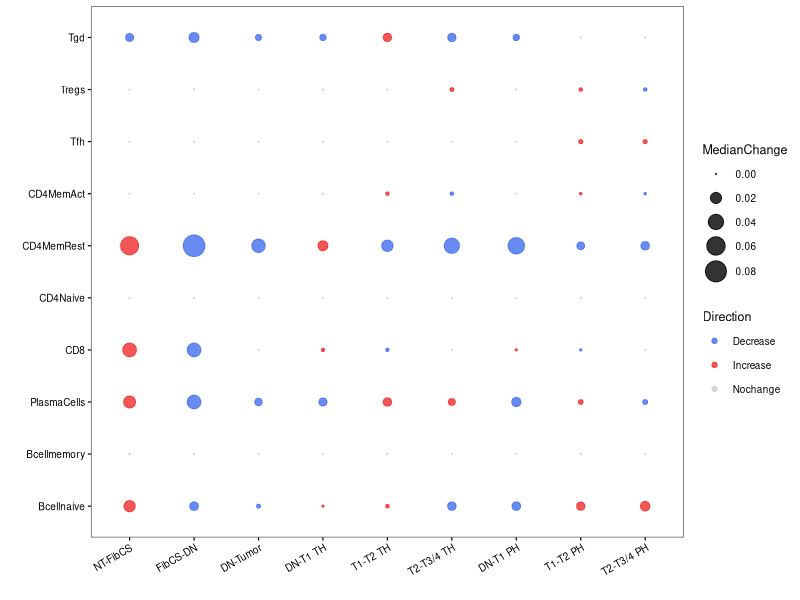
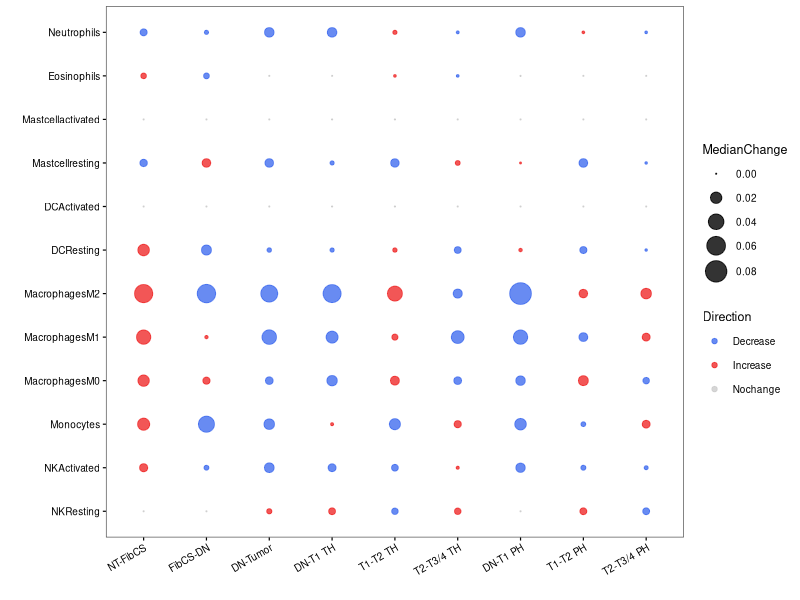
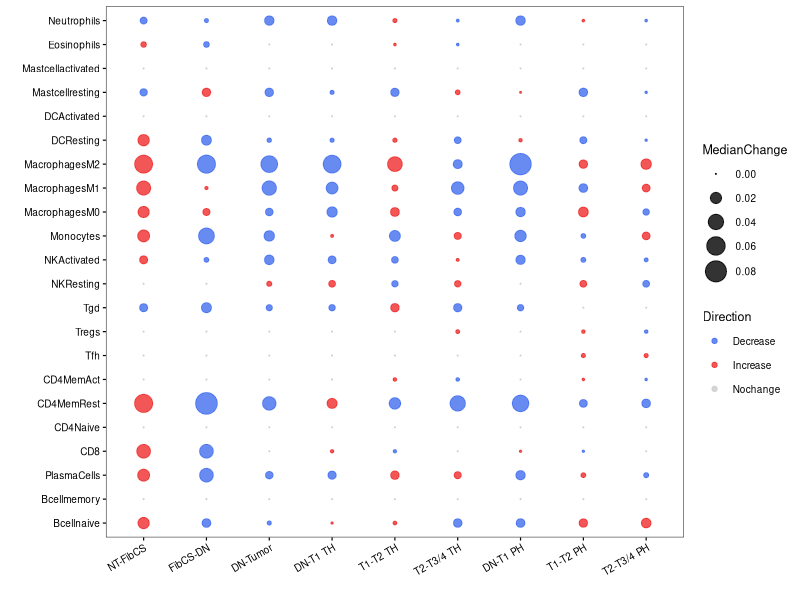

The R source for these figures, in order:

library(ggplot2)
library(reshape2)
library(plyr)

cibersort <- read.delim('../data/Figure 3 new CIBERSORT matrix.txt', row.names = 1, check.names = F)
head(cibersort); nrow(cibersort)
summary(cibersort$stage)

cbst_nt <- subset(cibersort, stage == 'Normal'); nrow(cbst_nt) # 15
cbst_nt <- cbst_nt[, c(1:22)]

cbst_fc <- subset(cibersort, stage == 'FibCS'); nrow(cbst_fc) # 30
cbst_fc <- cbst_fc[, c(1:22)]

cbst_dn <- subset(cibersort, stage == 'DN'); nrow(cbst_dn) # 16
cbst_dn <- cbst_dn[, c(1:22)]

cbst_t <- subset(cibersort, stage %in% c('T1', 'T2', 'T34')); nrow(cbst_t) # 54
cbst_t <- cbst_t[, c(1:22)]

cbst_t1_th <- subset(cibersort, stage == 'T1' & opmethod == 'Total_hepatectomy'); nrow(cbst_t1_th) # 9
cbst_t1_th <- cbst_t1_th[, c(1:22)]

cbst_t2_th <- subset(cibersort, stage == 'T2' & opmethod == 'Total_hepatectomy'); nrow(cbst_t2_th) # 20
cbst_t2_th <- cbst_t2_th[, c(1:22)]

cbst_t3_th <- subset(cibersort, stage == 'T34' & opmethod == 'Total_hepatectomy'); nrow(cbst_t3_th) # 6
cbst_t3_th <- cbst_t3_th[, c(1:22)]

cbst_t1_ph <- subset(cibersort, stage == 'T1' & opmethod == 'Partial_hepatectomy'); nrow(cbst_t1_ph) # 8
cbst_t1_ph <- cbst_t1_ph[, c(1:22)]

cbst_t2_ph <- subset(cibersort, stage == 'T2' & opmethod == 'Partial_hepatectomy'); nrow(cbst_t2_ph) # 6
cbst_t2_ph <- cbst_t2_ph[, c(1:22)]

cbst_t3_ph <- subset(cibersort, stage == 'T34' & opmethod == 'Partial_hepatectomy'); nrow(cbst_t3_ph) # 5
cbst_t3_ph <- cbst_t3_ph[, c(1:22)]


### Calculate median changes ###
medchange <- function(startArg, endArg, stageArg) {
  outputArg <- data.frame(matrix(ncol = 5, nrow = 22))
  colnames(outputArg) <- c('CellType', 'Stage', 'MedianChange', 'Direction', 'Pval')
  
  for (i in c(1:22)) {
    startmed <- median(startArg[, i])
    endmed <- median(endArg[, i])
    
    med_change <- endmed - startmed
    if (med_change < 0) {
      direction <- 'Decrease'
    } else if (med_change > 0) {
      direction <- 'Increase'
    } else if (med_change == 0) {
      direction <- 'Nochange'
    } 
    med_change <- abs(med_change)
    
    ttest <- t.test(startArg[, i], endArg[, i])
    if (is.nan(ttest$p.value)) {
      pval <- NA
    } else {
      pval <- ttest$p.value
    }

    now_celltype <- paste0(c(unlist(strsplit(colnames(startArg)[i], split = ' '))), collapse = '')
    
    outputArg[i, ] <- c(now_celltype, stageArg, med_change, direction, pval)
  }
  return (outputArg)
}
###

nt_fc <- medchange(cbst_nt, cbst_fc, 'NT-FibCS')
fc_dn <- medchange(cbst_fc, cbst_dn, 'FibCS-DN')
dn_t <- medchange(cbst_dn, cbst_t, 'DN-Tumor')

dn_t1_th <- medchange(cbst_dn, cbst_t1_th, 'DN-T1 TH')
t1_t2_th <- medchange(cbst_t1_th, cbst_t2_th, 'T1-T2 TH')
t2_t3_th <- medchange(cbst_t2_th, cbst_t3_th, 'T2-T3/4 TH')

dn_t1_ph <- medchange(cbst_dn, cbst_t1_ph, 'DN-T1 PH')
t1_t2_ph <- medchange(cbst_t1_ph, cbst_t2_ph, 'T1-T2 PH')
t2_t3_ph <- medchange(cbst_t2_ph, cbst_t3_ph, 'T2-T3/4 PH')


### Adaptive ###
merged_adapt <- rbind(nt_fc[1:10, ], fc_dn[1:10, ], dn_t[1:10, ], 
                      dn_t1_th[1:10, ], dn_t1_ph[1:10, ],
                      t1_t2_th[1:10, ], t1_t2_ph[1:10, ],
                      t2_t3_th[1:10, ], t2_t3_ph[1:10, ])
merged_adapt$CellType <- factor(merged_adapt$CellType, levels = c("Bcellnaive", "Bcellmemory", "PlasmaCells", "CD8", "CD4Naive", "CD4MemRest", "CD4MemAct", "Tfh", "Tregs", "Tgd"))
merged_adapt$Stage <- factor(merged_adapt$Stage, levels = c("NT-FibCS", "FibCS-DN", "DN-Tumor",
                                                            "DN-T1 TH", "T1-T2 TH", "T2-T3/4 TH",
                                                            "DN-T1 PH", "T1-T2 PH", "T2-T3/4 PH"))
merged_adapt$Direction <- factor(merged_adapt$Direction, levels = c('Decrease', 'Increase', 'Nochange'))
merged_adapt$MedianChange <- as.numeric(merged_adapt$MedianChange)
summary(merged_adapt)

plt <- ggplot(merged_adapt, aes(CellType, Stage, size = MedianChange, colour = Direction)) + 
  geom_point(alpha = .8) + 
  coord_flip() + 
  scale_color_manual(values=c('royalblue2','firebrick2', 'grey80')) + 
  scale_size_continuous(range = c(.1, 7)) + 
  theme_bw(base_size = 9) + 
  theme(text = element_text(colour = 'black', size = 9),
        plot.title = element_text(hjust = 0.5),
        axis.text = element_text(colour = 'black'),
        axis.text.x = element_text(angle = 30, hjust = 1),
        axis.ticks = element_line(colour = 'black'),
        panel.grid = element_blank()) + 
  labs(x = '', y = ''); plt
#ggsave('Figure 3 adaptive new.pdf', plt, units = 'cm', height = 8, width = 11)


### Innate ###
merged_innate <- rbind(nt_fc[11:22, ], fc_dn[11:22, ], dn_t[11:22, ], 
                      dn_t1_th[11:22, ], dn_t1_ph[11:22, ],
                      t1_t2_th[11:22, ], t1_t2_ph[11:22, ],
                      t2_t3_th[11:22, ], t2_t3_ph[11:22, ])
merged_innate$CellType <- factor(merged_innate$CellType, levels = c("NKResting", "NKActivated", "Monocytes", "MacrophagesM0", "MacrophagesM1", "MacrophagesM2",
                                                                    "DCResting", "DCActivated", "Mastcellresting", "Mastcellactivated","Eosinophils", "Neutrophils"))
merged_innate$Stage <- factor(merged_innate$Stage, levels = c("NT-FibCS", "FibCS-DN", "DN-Tumor",
                                                            "DN-T1 TH", "T1-T2 TH", "T2-T3/4 TH",
                                                            "DN-T1 PH", "T1-T2 PH", "T2-T3/4 PH"))
merged_innate$Direction <- factor(merged_innate$Direction, levels = c('Decrease', 'Increase', 'Nochange'))
merged_innate$MedianChange <- as.numeric(merged_innate$MedianChange)
summary(merged_innate)

plt <- ggplot(merged_innate, aes(CellType, Stage, size = MedianChange, colour = Direction)) + 
  geom_point(alpha = .8) + 
  coord_flip() + 
  scale_color_manual(values=c('royalblue2','firebrick2', 'grey80')) + 
  scale_size_continuous(range = c(.1, 7)) + 
  theme_bw(base_size = 9) + 
  theme(text = element_text(colour = 'black', size = 9),
        plot.title = element_text(hjust = 0.5),
        axis.text = element_text(colour = 'black'),
        axis.text.x = element_text(angle = 30, hjust = 1),
        axis.ticks = element_line(colour = 'black'),
        panel.grid = element_blank()) + 
  labs(x = '', y = ''); plt
#ggsave('Figure 3 innate new.pdf', plt, units = 'cm', height = 10, width = 11)


### Merged ###
merged_all <- rbind(nt_fc, fc_dn, dn_t, 
                       dn_t1_th, dn_t1_ph,
                       t1_t2_th, t1_t2_ph,
                       t2_t3_th, t2_t3_ph)
merged_all$CellType <- factor(merged_all$CellType, levels = c("Bcellnaive", "Bcellmemory", "PlasmaCells", "CD8", "CD4Naive", "CD4MemRest", "CD4MemAct", "Tfh", "Tregs", "Tgd",
                                                                    "NKResting", "NKActivated", "Monocytes", "MacrophagesM0", "MacrophagesM1", "MacrophagesM2",
                                                                    "DCResting", "DCActivated", "Mastcellresting", "Mastcellactivated","Eosinophils", "Neutrophils"))
merged_all$Stage <- factor(merged_all$Stage, levels = c("NT-FibCS", "FibCS-DN", "DN-Tumor",
                                                              "DN-T1 TH", "T1-T2 TH", "T2-T3/4 TH",
                                                              "DN-T1 PH", "T1-T2 PH", "T2-T3/4 PH"))
merged_all$Direction <- factor(merged_all$Direction, levels = c('Decrease', 'Increase', 'Nochange'))
merged_all$MedianChange <- as.numeric(merged_all$MedianChange)
summary(merged_all)

plt <- ggplot(merged_all, aes(CellType, Stage, size = MedianChange, colour = Direction)) + 
  geom_point(alpha = .8) + 
  coord_flip() + 
  scale_color_manual(values=c('royalblue2','firebrick2', 'grey80')) + 
  scale_size_continuous(range = c(.1, 7)) + 
  theme_bw(base_size = 9) + 
  theme(text = element_text(colour = 'black', size = 9),
        plot.title = element_text(hjust = 0.5),
        axis.text = element_text(colour = 'black'),
        axis.text.x = element_text(angle = 30, hjust = 1),
        axis.ticks = element_line(colour = 'black'),
        panel.grid = element_blank()) + 
  labs(x = '', y = ''); plt
#ggsave('Figure 3 merged new.pdf', plt, units = 'cm', height = 12, width = 10)

merged_all$padj <- p.adjust(merged_all$Pval, method = 'fdr', n = length(na.omit(merged_all$Pval)))
subset(merged_all, Pval <= 0.05)
subset(merged_all, padj <= 0.05)
#write.table(merged_all, 'Figure 3 merged new.txt', row.names = F, col.names = T, quote = F, sep = '\t')

  
  